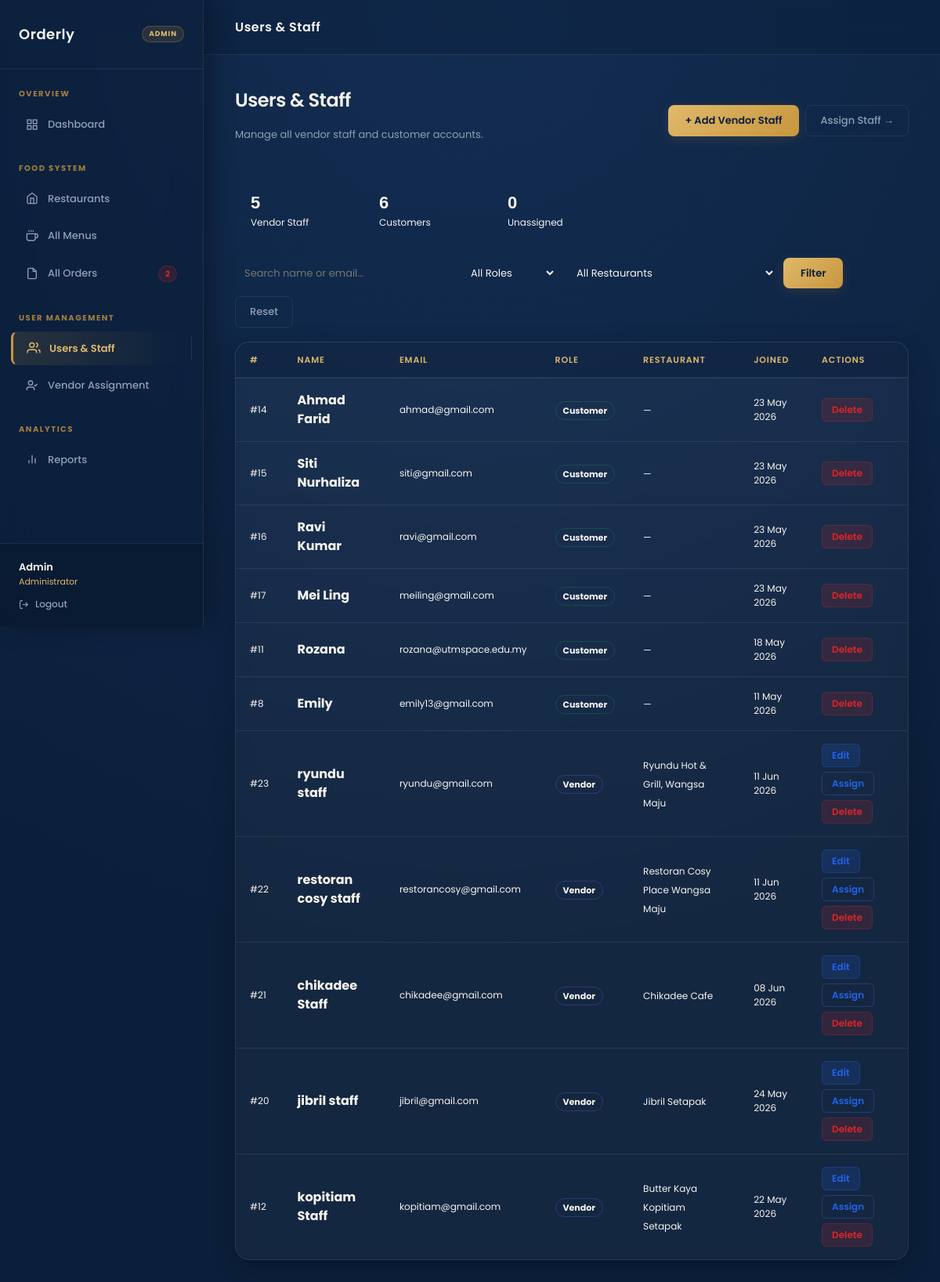
Screenshot of /admin_users.php (signed in) with the database file from the repository.
### tables this page shows
CREATE TABLE `users` (
  `id` int(10) UNSIGNED NOT NULL,
  `name` varchar(300) NOT NULL,
  `email` varchar(300) NOT NULL,
  `password` varchar(300) NOT NULL,
  `role` enum('customer','vendor_staff','admin') NOT NULL,
  `created_at` timestamp NOT NULL DEFAULT current_timestamp(),
  `restaurant_id` int(11) DEFAULT NULL,
  `created_by` int(11) DEFAULT NULL
);

CREATE TABLE `restaurants` (
  `id` int(11) NOT NULL,
  `name` varchar(150) NOT NULL,
  `area` enum('Setapak','Wangsa Maju') NOT NULL,
  `address` varchar(255) DEFAULT NULL,
  `image` varchar(255) DEFAULT NULL,
  `created_at` timestamp NOT NULL DEFAULT current_timestamp()
);

### config.php (called while the page is built, shortened)
<?php
function h(string $s): string {
    return htmlspecialchars($s, ENT_QUOTES, 'UTF-8');
}

### admin_users.php (the view, shortened to what this page needs)
<?php
require_once 'config.php';
$filterQ    = trim($_GET['q']     ?? '');
$where = "WHERE u.role != 'admin'";
$users = $conn->query("
    SELECT u.*, r.name AS rest_name, r.area AS rest_area
    FROM users u LEFT JOIN restaurants r ON u.restaurant_id=r.id
    $where ORDER BY u.role ASC, u.created_at DESC
");
$vendorCount   = $conn->query("SELECT COUNT(*) FROM users WHERE role='vendor_staff'")->fetch_row()[0];
$customerCount = $conn->query("SELECT COUNT(*) FROM users WHERE role='customer'")->fetch_row()[0];
$unassigned    = $conn->query("SELECT COUNT(*) FROM users WHERE role='vendor_staff' AND (restaurant_id IS NULL OR restaurant_id=0)")->fetch_row()[0];
require_once 'admin_header.php';
?>
<div class="page-header d-flex align-items-center justify-content-between flex-wrap gap-2">
  <div>
    <p class="page-title">Users &amp; Staff</p>
    <p class="page-sub">Manage all vendor staff and customer accounts.</p>
  </div>
  <div style="display:flex;gap:8px;">
    <button class="btn-primary" onclick="openOrdModal('addVendorModal')">+ Add Vendor Staff</button>
    <a href="vendor_assignment.php" class="btn-ghost">Assign Staff →</a>
  </div>
</div>
<div style="display:flex;gap:14px;margin-bottom:22px;flex-wrap:wrap;">
  <div style="background:var(--surface);border:1px solid var(--border);border-radius:10px;padding:14px 20px;display:flex;align-items:center;gap:12px;min-width:150px;">
    <div><div style="font-family:'Space Grotesk',sans-serif;font-size:22px;font-weight:700;color:var(--accent2);"><?= $vendorCount ?></div><div style="font-size:12px;color:var(--muted);">Vendor Staff</div></div>
  </div>
  <div style="background:var(--surface);border:1px solid var(--border);border-radius:10px;padding:14px 20px;display:flex;align-items:center;gap:12px;min-width:150px;">
    <div><div style="font-family:'Space Grotesk',sans-serif;font-size:22px;font-weight:700;color:var(--green);"><?= $customerCount ?></div><div style="font-size:12px;color:var(--muted);">Customers</div></div>
  </div>
  <div style="background:var(--surface);border:1px solid var(--border);border-radius:10px;padding:14px 20px;display:flex;align-items:center;gap:12px;min-width:150px;">
    <div><div style="font-family:'Space Grotesk',sans-serif;font-size:22px;font-weight:700;color:<?= $unassigned>0?'var(--amber)':'var(--green)' ?>;"><?= $unassigned ?></div><div style="font-size:12px;color:var(--muted);">Unassigned</div></div>
  </div>
</div>
<form method="GET" style="display:flex;gap:10px;flex-wrap:wrap;margin-bottom:18px;align-items:center;">
  <input type="text" name="q" placeholder="Search name or email…" value="<?= h($filterQ) ?>"
    style="padding:8px 12px;background:var(--surface);border:1.5px solid var(--border2);border-radius:8px;color:var(--text);font-size:13px;outline:none;min-width:220px;">
  <select name="role" style="padding:8px 12px;background:var(--surface);border:1.5px solid var(--border2);border-radius:8px;color:var(--text);font-size:13px;outline:none;">
    <option value="" style="background:var(--navy); color:var(--muted);">All Roles</option>
  </select>
  <select name="filter_rest" style="padding:8px 12px;background:var(--surface);border:1.5px solid var(--border2);border-radius:8px;color:var(--text);font-size:13px;outline:none;">
    <option value="" style="background:var(--navy); color:var(--muted);">All Restaurants</option>
  </select>
  <button type="submit" class="btn-primary">Filter</button>
  <a href="admin_users.php" class="btn-ghost">Reset</a>
</form>
<div class="dash-card">
  <div style="overflow-x:auto;">
    <table class="table" style="margin:0;">
      <thead>
        <tr><th>#</th><th>Name</th><th>Email</th><th>Role</th><th>Restaurant</th><th>Joined</th><th>Actions</th></tr>
      </thead>
      <tbody>
      <?php if ($users && $users->num_rows > 0):
        while ($u = $users->fetch_assoc()):
          $isVendor = $u['role'] === 'vendor_staff';
      ?>
      <tr>
        <td style="color:var(--muted);font-size:12px;">#<?= $u['id'] ?></td>
        <td><strong><?= h($u['name']) ?></strong></td>
        <td style="color:var(--muted);font-size:12px;"><?= h($u['email']) ?></td>
        <td>
          <?php if ($isVendor): ?>
          <span style="background:var(--accent-glow);color:var(--accent2);padding:3px 9px;border-radius:20px;font-size:11px;font-weight:700;border:1px solid rgba(124,106,247,.25);">Vendor</span>
          <?php else: ?>
          <span style="background:var(--green-bg);color:var(--green);padding:3px 9px;border-radius:20px;font-size:11px;font-weight:700;border:1px solid rgba(34,197,94,.2);">Customer</span>
          <?php endif; ?>
        </td>
        <td>
          <?php if ($u['rest_name']): ?>
          <span style="font-size:12px;color:var(--accent2);"><?= h($u['rest_name']) ?></span>
          <?php elseif ($isVendor): ?>
          <span style="font-size:11px;color:var(--amber);font-weight:600;">Not assigned</span>
          <?php else: ?>
          <span style="color:var(--muted);font-size:12px;">—</span>
          <?php endif; ?>
        </td>
        <td style="font-size:12px;color:var(--muted);"><?= date('d M Y', strtotime($u['created_at'])) ?></td>
        <td>
          <div style="display:flex;gap:6px;flex-wrap:wrap;">
            <?php if ($isVendor): ?>
            <button class="btn-edit-sm" onclick="openEdit(<?= $u['id'] ?>,'<?= h(addslashes($u['name'])) ?>','<?= h(addslashes($u['email'])) ?>','<?= $u['restaurant_id']??'' ?>')">Edit</button>
            <button class="btn-edit-sm" style="background:var(--accent-glow);color:var(--accent2);border-color:rgba(124,106,247,.25);"
              onclick="openAssign(<?= $u['id'] ?>,'<?= h(addslashes($u['name'])) ?>','<?= $u['restaurant_id']??'' ?>')">Assign</button>
            <?php endif; ?>
            <button class="btn-danger-sm" onclick="confirmDelete(<?= $u['id'] ?>,'<?= h(addslashes($u['name'])) ?>')">Delete</button>
          </div>
        </td>
      </tr>
      <?php endwhile; else: ?>
      <tr><td colspan="7" style="text-align:center;padding:40px;color:var(--muted);">No users found.</td></tr>
      <?php endif; ?>
      </tbody>
    </table>
  </div>
</div>
<?php require_once 'includes/footer.php'; ?>

### admin_header.php (style rules this page uses)
:root { --navy: #0b1f3a; --navy-md: #132d52; --navy-lt: #1e4175; --gold: #c8963e; --gold-lt: #e0b96a; --gold-glow: rgba(200, 150, 62, 0.15); --cream: #f7f4ef; --cream-dk: #ede8e0; --text-light: #f7f4ef; --text-muted: #8fa0b5; --glass-surface: rgba(255, 255, 255, 0.04); --glass-border: rgba(255, 255, 255, 0.08); --glass-border-focus: rgba(200, 150, 62, 0.4); --success: #16a34a; --danger: #dc2626; --warning: #f59e0b; --info: #2563eb; --preparing: #a855f7; --sidebar-w: 260px; --radius: 18px; --radius-sm: 8px; --transition: all 0.3s cubic-bezier(0.25, 0.8, 0.25, 1); }
*, *::before, *::after { box-sizing: border-box; margin: 0; padding: 0; }
body { font-family: 'Poppins', sans-serif; background: radial-gradient(circle at 50% 0%, var(--navy-md) 0%, var(--navy) 70%); color: var(--text-light); min-height: 100vh; display: flex; overflow-x: hidden; }
.dash-card, .stat-card, .food-card { background: var(--glass-surface); backdrop-filter: blur(10px); -webkit-backdrop-filter: blur(10px); border: 1px solid var(--glass-border); border-radius: var(--radius); box-shadow: 0 8px 32px rgba(0, 0, 0, 0.2); transition: var(--transition); overflow: hidden; }
.btn-orderly, .btn-primary { display: inline-flex; align-items: center; gap: 8px; padding: 10px 22px; background: linear-gradient(135deg, var(--gold-lt), var(--gold)); color: var(--navy) !important; border: none; border-radius: var(--radius-sm); font-size: 13px; font-weight: 600; cursor: pointer; transition: var(--transition); text-decoration: none; box-shadow: 0 4px 15px var(--gold-glow); }
.btn-ghost { display: inline-flex; align-items: center; gap: 8px; padding: 9px 18px; background: transparent; color: var(--text-muted); border: 1.5px solid var(--glass-border); border-radius: var(--radius-sm); font-size: 13px; font-weight: 500; cursor: pointer; transition: var(--transition); text-decoration: none; }
.btn-edit-sm { padding: 5px 12px; background: rgba(37, 99, 235, 0.15); color: var(--info) !important; border: 1px solid rgba(37, 99, 235, 0.25); border-radius: 6px; font-size: 12px; font-weight: 600; text-decoration: none; cursor: pointer; display: inline-block; transition: var(--transition); }
.btn-danger-sm { padding: 5px 12px; background: rgba(220, 38, 38, 0.15); color: var(--danger) !important; border: 1px solid rgba(220, 38, 38, 0.25); border-radius: 6px; font-size: 12px; font-weight: 600; cursor: pointer; display: inline-block; transition: var(--transition); }
.table { color: var(--text-light); margin-bottom: 0; background: transparent; }
.table th { font-size: 11px; font-weight: 600; color: var(--gold-lt); text-transform: uppercase; letter-spacing: .08em; border-bottom: 2px solid var(--glass-border); background: rgba(11, 31, 58, 0.5); padding: 14px 18px; }
.table td { padding: 16px 18px; border-bottom: 1px solid var(--glass-border); vertical-align: middle; background: transparent; color: var(--text-light); }
.table tr:last-child td { border-bottom: none; }
.page-header { margin-bottom: 30px; }
.page-title { font-size: 24px; font-weight: 600; color: var(--text-light); letter-spacing: -0.5px; }
.page-sub { font-size: 13px; color: var(--text-muted); margin-top: 4px; }

### rows the page displays
users: id "14", name "Ahmad Farid", email "ahmad@gmail.com", role "Customer", created_at "23 May 2026"
users: id "15", name "Siti Nurhaliza", email "siti@gmail.com", role "Customer", created_at "23 May 2026"
users: id "16", name "Ravi Kumar", email "ravi@gmail.com", role "Customer", created_at "23 May 2026"
users: id "17", name "Mei Ling", email "meiling@gmail.com", role "Customer", created_at "23 May 2026"
users: id "11", name "Rozana", email "rozana@utmspace.edu.my", role "Customer", created_at "18 May 2026"
users: id "8", name "Emily", email "emily13@gmail.com", role "Customer", created_at "11 May 2026"
users: id "23", name "ryundu staff", email "ryundu@gmail.com", role "Vendor", restaurant.name "Ryundu Hot & Grill, Wangsa Maju", created_at "11 Jun 2026"
users: id "22", name "restoran cosy staff", email "restorancosy@gmail.com", role "Vendor", restaurant.name "Restoran Cosy Place Wangsa Maju", created_at "11 Jun 2026"
users: id "21", name "chikadee Staff", email "chikadee@gmail.com", role "Vendor", restaurant.name "Chikadee Cafe", created_at "08 Jun 2026"
users: id "20", name "jibril staff", email "jibril@gmail.com", role "Vendor", restaurant.name "Jibril Setapak", created_at "24 May 2026"
users: id "12", name "kopitiam Staff", email "kopitiam@gmail.com", role "Vendor", restaurant.name "Butter Kaya Kopitiam Setapak", created_at "22 May 2026"

### other values shown
$pendingOrders "2"
$_SESSION['name'] "Admin"
$pageTitle "Users & Staff"
$vendorCount "5"
$customerCount "6"
$unassigned "0"
